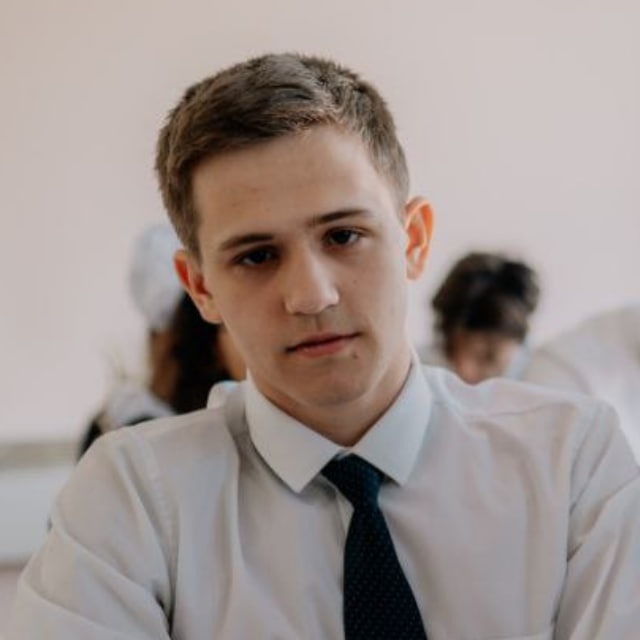
#> input picture IO/default.jpg, 640 x 640 px
$ python ConvertGrayPngJpeg.py default.jpg
#> lines starting #> are read from the running program, lines starting #| are printed output that depends on the picture
import cv2
import sys

image = cv2.imread(sys.argv[1], cv2.IMREAD_GRAYSCALE)
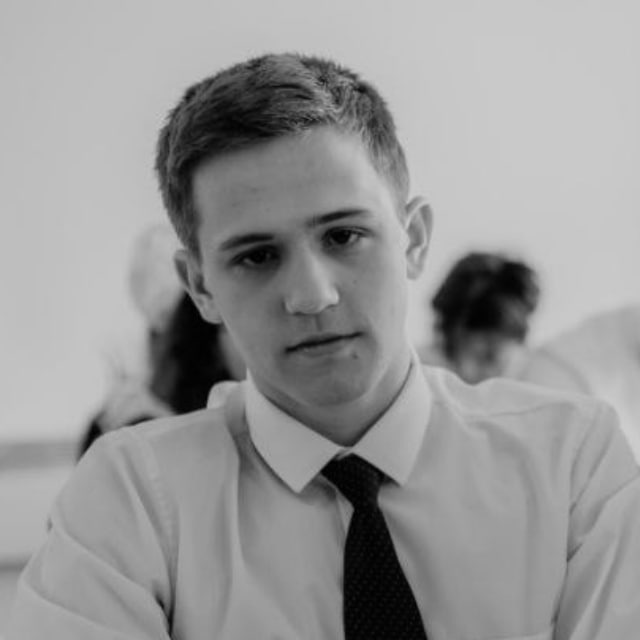
#> image: shape (640, 640); min 0, max 205, mean 150.9
cv2.imwrite(sys.argv[1][:-3] + 'png', image)
